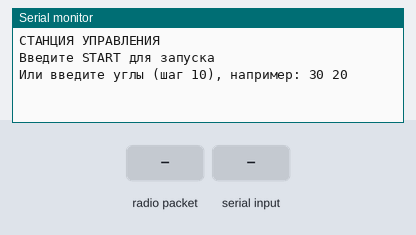
Simulated run of this sketch. Board: Arduino Uno, built with avr-gcc and run on an emulated ATmega328P. Shown: the last lines printed to the serial monitor. Inputs (shaded band) come from the test bench. No radio packets arrive unless stated.

Above: at 1.2 s.
1.3 s: radio packet "1" arrives
At 2.5 s:
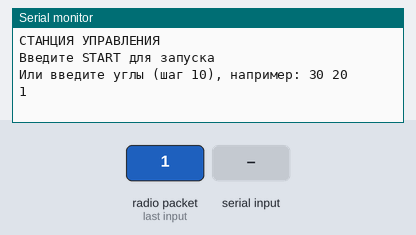
2.8 s: "1\n" received over Serial
At 3.7 s:
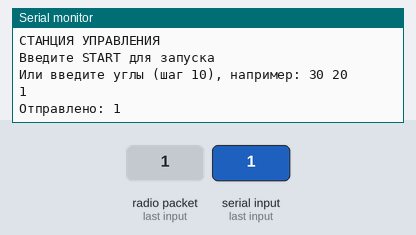

Measured:
- after the input at 1.3 s, the serial monitor: prints a new line at once (image 1)
- after the input at 2.8 s, the serial monitor: prints a new line at once (image 2)

The sketch:

station.ino
```cpp
/*
 * СТАНЦИЯ УПРАВЛЕНИЯ
 * Отправляет команду запуска на CubeSat
 * Введите "START" для запуска цикла сканирования на CubeSat
 */

#include <SPI.h>
#include <RF24.h>

RF24 radio(9, 10);

const byte address_station[6] = "STATN";  // Адрес станции
const byte address_cubesat[6] = "CBSAT";  // Адрес CubeSat

char txBuffer[32] = "";
char rxBuffer[32] = "";
int txIndex = 0;

void setup() {
  Serial.begin(9600);

  // проверяем подключен ли радиомодуль
  if (!radio.begin()) {
    Serial.println("Ошибка инициализации nRF24L01+!");
    while (1);
  }

  // настраиваем параметры радиомодуля
  radio.setPALevel(RF24_PA_LOW);
  radio.setDataRate(RF24_250KBPS);
  radio.setChannel(108);
  radio.setRetries(5, 15);

  // настраиваем куда отправлять и откуда читать
  radio.openWritingPipe(address_cubesat);    // Пишем на CubeSat
  radio.openReadingPipe(1, address_station);  // Читаем на адрес станции

  // начинаем слушать эфир
  radio.startListening();

  Serial.println("СТАНЦИЯ УПРАВЛЕНИЯ");
  Serial.println("Введите START для запуска");
  Serial.println("Или введите углы (шаг 10), например: 30 20");
}

void loop() {
  // принимаем ответы от CubeSat
  if (radio.available()) {
    // читаем данные из радиоканала
    radio.read(&rxBuffer, sizeof(rxBuffer));
    // выводим на экран что получили
    Serial.println(rxBuffer);
    // очищаем буфер приема
    memset(rxBuffer, 0, sizeof(rxBuffer));
  }

  // смотрим есть ли данные в сериал порту
  while (Serial.available() > 0) {
    // читаем по одному символу
    char c = Serial.read();

    // если нажали Enter
    if (c == '\n' || c == '\r') {
      // и если что-то ввели
      if (txIndex > 0) {
        // ставим конец строки
        txBuffer[txIndex] = '\0';

        // останавливаем прослушку чтобы отправить
        radio.stopListening();
        // отправляем команду
        bool success = radio.write(&txBuffer, sizeof(txBuffer));
        // возвращаемся к прослушке
        radio.startListening();

        // проверяем отправилось ли
        if (success) {
          Serial.print("Отправлено: ");
          Serial.println(txBuffer);
        } else {
          Serial.println("Ошибка отправки");
        }

        // очищаем буфер передачи
        memset(txBuffer, 0, sizeof(txBuffer));
        txIndex = 0;
      }
    } else {
      // добавляем символ в буфер если еще есть место
      if (txIndex < 31) {
        txBuffer[txIndex++] = c;
      }
    }
  }
}
```
